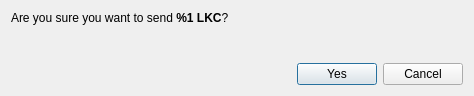
<?xml version="1.0" encoding="UTF-8"?>
<ui version="4.0">
 <class>ConfirmSendDialog</class>
 <widget class="QDialog" name="ConfirmSendDialog">
  <property name="windowModality">
   <enum>Qt::ApplicationModal</enum>
  </property>
  <property name="geometry">
   <rect>
    <x>0</x>
    <y>0</y>
    <width>474</width>
    <height>96</height>
   </rect>
  </property>
  <property name="windowTitle">
   <string>Confirm sending %1 LKC</string>
  </property>
  <layout class="QVBoxLayout" name="verticalLayout">
   <item>
    <layout class="QVBoxLayout" name="verticalLayout_2">
     <item>
      <widget class="QLabel" name="m_confirmLabel">
       <property name="text">
        <string>&lt;html&gt;&lt;head/&gt;&lt;body&gt;&lt;p&gt;Are you sure you want to send &lt;strong&gt;%1 LKC&lt;/strong&gt;?&lt;/p&gt;&lt;/body&gt;&lt;/html&gt;</string>
       </property>
       <property name="textFormat">
        <enum>Qt::RichText</enum>
       </property>
      </widget>
     </item>
     <item>
      <widget class="QLabel" name="m_paymentIdLabel">
       <property name="text">
        <string/>
       </property>
       <property name="textFormat">
        <enum>Qt::RichText</enum>
       </property>
      </widget>
     </item>
    </layout>
   </item>
   <item>
    <spacer name="verticalSpacer">
     <property name="orientation">
      <enum>Qt::Vertical</enum>
     </property>
     <property name="sizeHint" stdset="0">
      <size>
       <width>20</width>
       <height>40</height>
      </size>
     </property>
    </spacer>
   </item>
   <item>
    <layout class="QHBoxLayout" name="horizontalLayout_2">
     <item>
      <spacer name="horizontalSpacer">
       <property name="orientation">
        <enum>Qt::Horizontal</enum>
       </property>
       <property name="sizeHint" stdset="0">
        <size>
         <width>40</width>
         <height>20</height>
        </size>
       </property>
      </spacer>
     </item>
     <item>
      <widget class="QPushButton" name="m_okButton">
       <property name="text">
        <string>Yes</string>
       </property>
       <property name="icon">
        <iconset resource="../../resources.qrc">
         <normaloff>:/icons/check</normaloff>:/icons/check</iconset>
       </property>
      </widget>
     </item>
     <item>
      <widget class="QPushButton" name="m_cancelButton">
       <property name="text">
        <string>Cancel</string>
       </property>
       <property name="icon">
        <iconset resource="../../resources.qrc">
         <normaloff>:/icons/cancel</normaloff>:/icons/cancel</iconset>
       </property>
      </widget>
     </item>
    </layout>
   </item>
  </layout>
 </widget>
 <resources>
  <include location="../../resources.qrc"/>
 </resources>
 <connections>
  <connection>
   <sender>m_okButton</sender>
   <signal>clicked()</signal>
   <receiver>ConfirmSendDialog</receiver>
   <slot>accept()</slot>
   <hints>
    <hint type="sourcelabel">
     <x>500</x>
     <y>62</y>
    </hint>
    <hint type="destinationlabel">
     <x>276</x>
     <y>44</y>
    </hint>
   </hints>
  </connection>
  <connection>
   <sender>m_cancelButton</sender>
   <signal>clicked()</signal>
   <receiver>ConfirmSendDialog</receiver>
   <slot>reject()</slot>
   <hints>
    <hint type="sourcelabel">
     <x>417</x>
     <y>62</y>
    </hint>
    <hint type="destinationlabel">
     <x>276</x>
     <y>44</y>
    </hint>
   </hints>
  </connection>
 </connections>
</ui>
